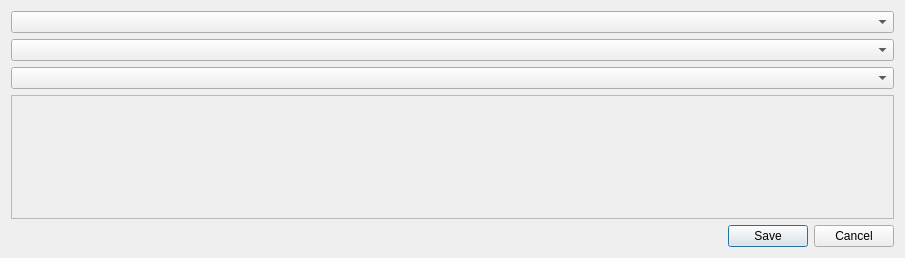
<?xml version="1.0" encoding="UTF-8"?>
<ui version="4.0">
 <class>EditMetadataDialog</class>
 <widget class="QDialog" name="EditMetadataDialog">
  <property name="geometry">
   <rect>
    <x>0</x>
    <y>0</y>
    <width>905</width>
    <height>258</height>
   </rect>
  </property>
  <property name="windowTitle">
   <string>Edit metadata</string>
  </property>
  <property name="toolTip">
   <string>&lt;html&gt;&lt;head/&gt;&lt;body&gt;&lt;p&gt;&lt;span style=&quot; font-style:italic;&quot;&gt;Edit the full/minimal set of metadata information for the datasets created in dataverse. Datasets corresponds to PASTA projects and needs to be mapped to the appropriate PASTA level properties as needed.&lt;/span&gt;&lt;/p&gt;&lt;/body&gt;&lt;/html&gt;</string>
  </property>
  <layout class="QVBoxLayout" name="verticalLayout">
   <item>
    <layout class="QVBoxLayout" name="mainVerticalLayout">
     <item>
      <widget class="QComboBox" name="minimalFullComboBox">
       <property name="toolTip">
        <string>Select either &quot;minimal&quot; or &quot;full&quot; from the given list. Below UI will be updated accordingly.</string>
       </property>
      </widget>
     </item>
     <item>
      <widget class="QComboBox" name="metadataBlockComboBox">
       <property name="toolTip">
        <string>Select the metadata block to be edited.</string>
       </property>
      </widget>
     </item>
     <item>
      <widget class="QComboBox" name="typesComboBox">
       <property name="toolTip">
        <string>Select the metadata block type to be edited.</string>
       </property>
      </widget>
     </item>
     <item>
      <widget class="QScrollArea" name="metadataScrollArea">
       <property name="widgetResizable">
        <bool>true</bool>
       </property>
       <widget class="QWidget" name="scrollAreaWidgetContents">
        <property name="geometry">
         <rect>
          <x>0</x>
          <y>0</y>
          <width>883</width>
          <height>112</height>
         </rect>
        </property>
        <layout class="QVBoxLayout" name="verticalLayout_3">
         <item>
          <layout class="QVBoxLayout" name="metadataScrollVerticalLayout"/>
         </item>
        </layout>
       </widget>
      </widget>
     </item>
    </layout>
   </item>
   <item>
    <widget class="QDialogButtonBox" name="buttonBox">
     <property name="orientation">
      <enum>Qt::Horizontal</enum>
     </property>
     <property name="standardButtons">
      <set>QDialogButtonBox::Cancel|QDialogButtonBox::Save</set>
     </property>
    </widget>
   </item>
  </layout>
 </widget>
 <resources/>
 <connections>
  <connection>
   <sender>buttonBox</sender>
   <signal>accepted()</signal>
   <receiver>EditMetadataDialog</receiver>
   <slot>accept()</slot>
   <hints>
    <hint type="sourcelabel">
     <x>248</x>
     <y>254</y>
    </hint>
    <hint type="destinationlabel">
     <x>157</x>
     <y>274</y>
    </hint>
   </hints>
  </connection>
  <connection>
   <sender>buttonBox</sender>
   <signal>rejected()</signal>
   <receiver>EditMetadataDialog</receiver>
   <slot>reject()</slot>
   <hints>
    <hint type="sourcelabel">
     <x>316</x>
     <y>260</y>
    </hint>
    <hint type="destinationlabel">
     <x>286</x>
     <y>274</y>
    </hint>
   </hints>
  </connection>
 </connections>
</ui>
